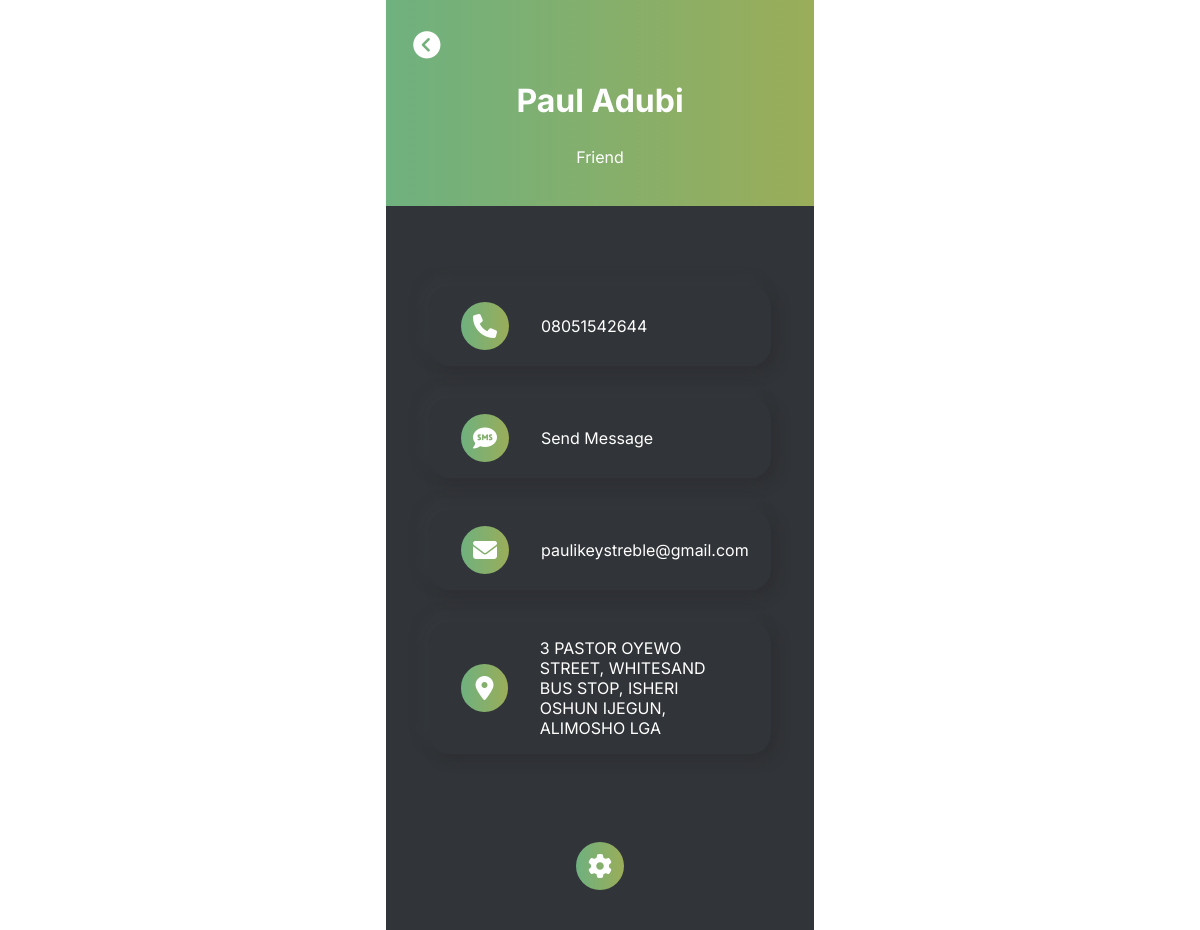
The app's page /profile/1 with its own data.
### contacts/models.py (models this page shows, shortened)
class Contact(models.Model):
    full_name = models.CharField(max_length = 300)
    relationship = models.CharField(max_length = 300)
    address = models.CharField(max_length = 300)
    email = models.EmailField(max_length = 250)
    phone_number = models.CharField(max_length = 250)

### contacts/views.py (the view)
# urls.py: path('profile/<str:pk>', views.Profile, name='profile'),
def Profile(request, pk):
    contact = Contact.objects.get(id=pk)
    return render(request, 'contact-profile.html', {'contact': contact})

### templates/contact-profile.html (shortened to what this page needs)
{% load static %}
<!DOCTYPE html>
<html>
<head>
    <link rel="stylesheet" type="text/css" href="{% static 'style-profile.css' %}">
</head>
<body>
	<div class="container">
		<header class="hero">
			<a href="{% url 'index' %}">
				<i  class="fas fa-chevron-circle-left back-btn"></i>
			</a>
			<div class="hero-info">
				<h1 class="name">{{ contact.full_name }}</h1>
				<p  class="relationship">{{ contact.relationship }}</p>
			</div>
		</header>
		<section class="contact-info">
			<div class="info-line">
				<i class="fas fa-phone icon-gradient"></i>
				<p class="phone-number">{{ contact.phone_number }}</p>
			</div>
			<div class="info-line">
				<i class="fas fa-sms icon-gradient"></i>
				<p class="sms">Send Message</p>
			</div>
			<div class="info-line">
				<i class="fas fa-envelope icon-gradient"></i>
				<p class="email">{{ contact.email }}</p>
			</div>
			<div class="info-line">
				<i id="location" class="fas fa-map-marker-alt icon-gradient"></i>
				<p class="address">{{ contact.address }}</p>
			</div>
		</section>
		<a href="{% url 'edit-contact' contact.id %}">
			<section class="edit-contact">
				<div class="edit-button">
					<i class="fas fa-cog icon-gradient"></i>
				</div>
			</section>
		</a>
	</div>
</body>
</html>

### static/style-profile.css (style rules this page uses)
*, *::before, *::after { box-sizing: border-box; }
body { font-family: 'Inter', sans-serif; margin: 0; }
.container { max-width: 428px; margin: 0 auto; background-color: #313438; min-height: 100vh; }
.hero { color: #fff; background: linear-gradient(90deg, rgba(111,177,127,1) 0%, rgba(154,173,89,1) 100%); padding: 2em 0; }
.back-btn { color: #fff; font-size: 1.7em; padding-left: 1em; }
.contact-info { padding: 3em 1.5em; }
.hero-info { display: flex; flex-flow: column; align-items: center; }
.relationship { width: 5em; text-align: center; padding: .4em .5em; border-radius: 100px; border-top-left-radius: 0; margin: 0; }
.info-line { display: flex; color: #fff; width: 90%; margin: 0 auto; align-items: center; padding: 1em 2em; margin-top: 2em; border-radius: 20px; box-shadow: 6px 6px 12px #2d2f33, -6px -6px 12px #35393d; }
p { margin: 0; padding-left: 2em; }
.icon-gradient { background: linear-gradient(90deg, rgba(111,177,127,1) 0%, rgba(154,173,89,1) 100%); border-radius: 100px; font-size: 1.5em; padding: .5em; }
#location { padding: .5em .6em; }
.edit-contact { background-color: #313438; padding: 2.5em 3.5em; text-align: center; color: #fff; }

### records on screen
Contact: full_name "Paul Adubi", relationship "Friend", phone_number "08051542644", email "paulikeystreble@gmail.com", address "3 PASTOR OYEWO STREET, WHITESAND BUS STOP, ISHERI OSHUN IJEGUN, ALIMOSHO LGA"
